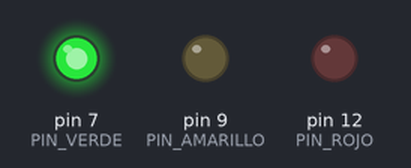
This sketch was run on a simulated Arduino Uno, built with avr-gcc and run on an emulated ATmega328P. Shown: output pins drawn as LEDs (lit = HIGH).

Above: at 2.5 s.
At 6.0 s:
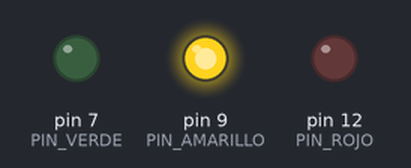
At 9.5 s:
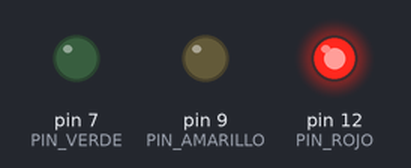
Timing chart, 0 to 15.6 s (numbered marks = the images above):
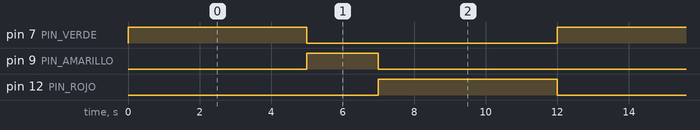

The sketch:

2_simular_el_funcionamiento_de_un_sem_foro_americano1.ino
```cpp
/**
 * @institution Universidad Nacional de San Antonio Abad del Cusco (UNSAAC)
 * @program     Ingeniería Informática y de Sistemas
 * @area        Robótica
 * @file        Semaforo_Americano.ino
 * @brief       Secuencia semafórica vehicular (Verde -> Amarillo -> Rojo).
 * @target      Arduino Uno R3 (Tinkercad)
 */

// Asignación de pines
const uint8_t PIN_ROJO     = 12; // Fila 9
const uint8_t PIN_AMARILLO = 9;  // Fila 13
const uint8_t PIN_VERDE    = 7;  // Fila 17 (Corregida)

// Intervalos de tiempo (ms)
const uint16_t T_VERDE    = 5000;
const uint16_t T_AMARILLO = 2000;
const uint16_t T_ROJO     = 5000;

void setup() {
  pinMode(PIN_ROJO, OUTPUT);
  pinMode(PIN_AMARILLO, OUTPUT);
  pinMode(PIN_VERDE, OUTPUT);
}

void loop() {
  // 1. Estado Verde (Paso)
  digitalWrite(PIN_VERDE, HIGH);
  digitalWrite(PIN_AMARILLO, LOW);
  digitalWrite(PIN_ROJO, LOW);
  delay(T_VERDE);

  // 2. Estado Amarillo (Transición)
  digitalWrite(PIN_VERDE, LOW);
  digitalWrite(PIN_AMARILLO, HIGH);
  digitalWrite(PIN_ROJO, LOW);
  delay(T_AMARILLO);

  // 3. Estado Rojo (Alto)
  digitalWrite(PIN_VERDE, LOW);
  digitalWrite(PIN_AMARILLO, LOW);
  digitalWrite(PIN_ROJO, HIGH);
  delay(T_ROJO);
}
```

Measured:
- by itself, pin 7 (PIN_VERDE), pin 12 (PIN_ROJO): alternates HIGH for 5.0 s and LOW for 7.0 s
- by itself, pin 9 (PIN_AMARILLO): alternates HIGH for 2.0 s and LOW for 10.0 s
- by itself, everything shown: repeats every 12.0 s, in 3 steps
